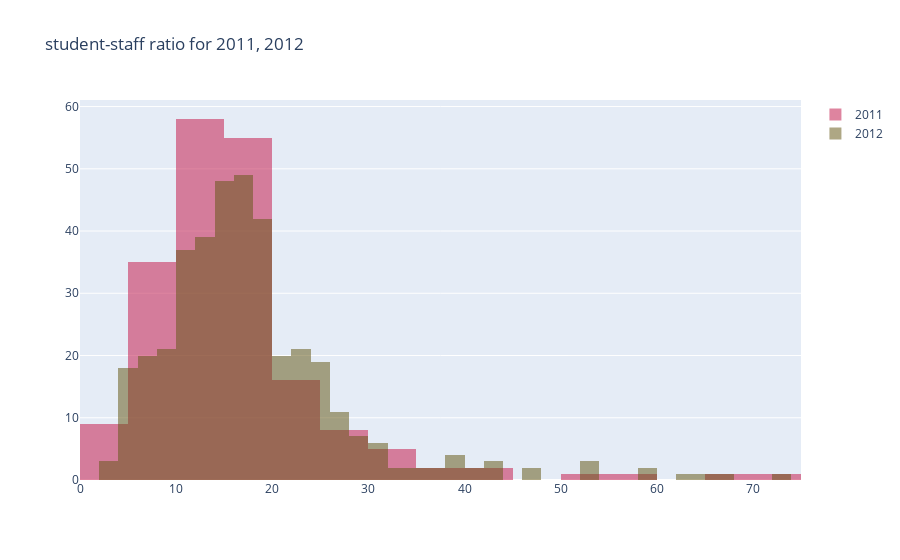

This figure's notebook cell:
### Code cell
x2011 = timesData.student_staff_ratio[timesData.year == 2011]
x2012 = timesData.student_staff_ratio[timesData.year == 2012]

trace1 = go.Histogram(
    x = x2011,
    opacity = 0.75,
    name = '2011',
    marker = dict(color='rgba(200, 50, 96, 0.8)')
)

trace2 = go.Histogram(
    x = x2012,
    opacity = 0.75,
    name = '2012',
    marker = dict(color='rgba(100, 88, 22, 0.7)')
)

data = [trace1, trace2]

layout = go.Layout(barmode='overlay',
                  title= 'student-staff ratio for 2011, 2012',
                  )
fig = dict(data=data, layout=layout)

iplot(fig)

### Figure 1 — Plotly figure (JSON) as saved in the notebook; plotly's stock layout.template omitted (floating-point values rounded to 4 significant figures; data arrays with more than 128 entries replaced by an {"elided": "..."} marker saying what was removed)
{"data": [{"marker": {"color": "rgba(200, 50, 96, 0.8)"}, "name": "2011", "opacity": 0.75, "type": "histogram", "x": {"elided": "200 float values"}}, {"marker": {"color": "rgba(100, 88, 22, 0.7)"}, "name": "2012", "opacity": 0.75, "type": "histogram", "x": {"elided": "402 float values"}}], "layout": {"barmode": "overlay", "title": {"text": "student-staff ratio for 2011, 2012"}}}
